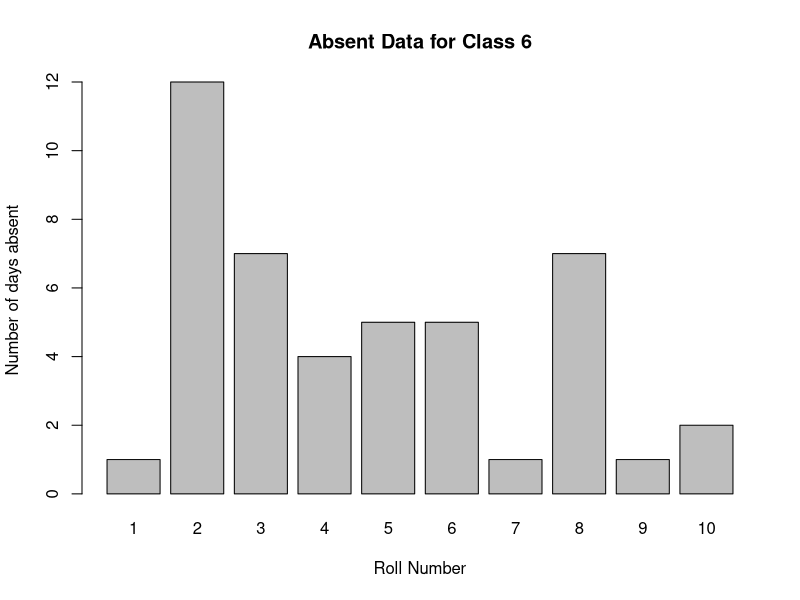
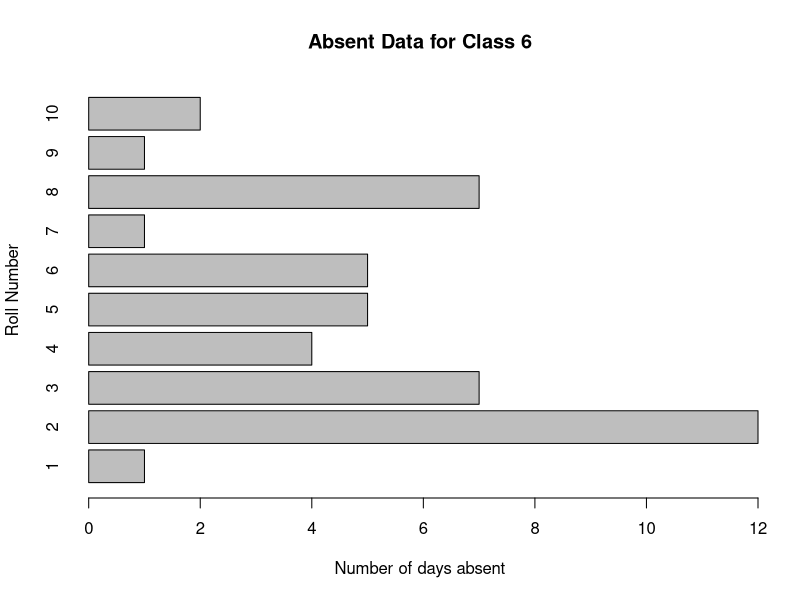
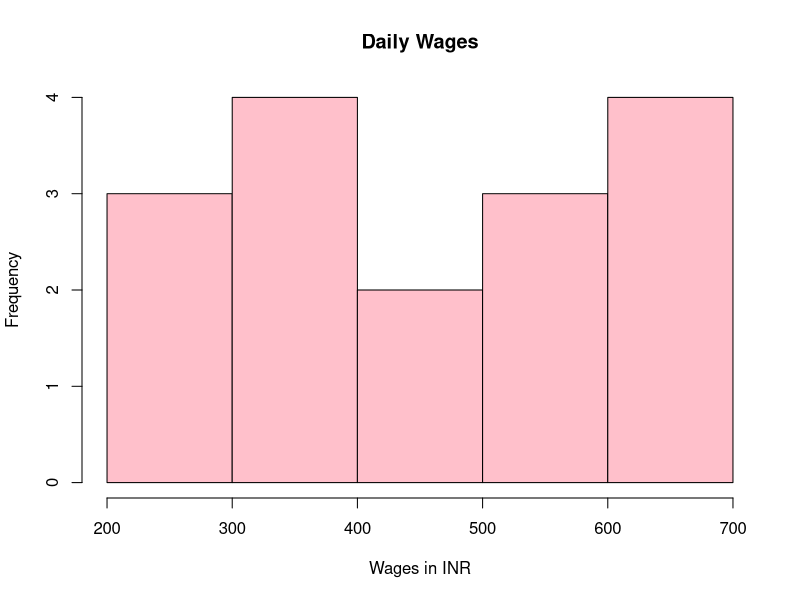
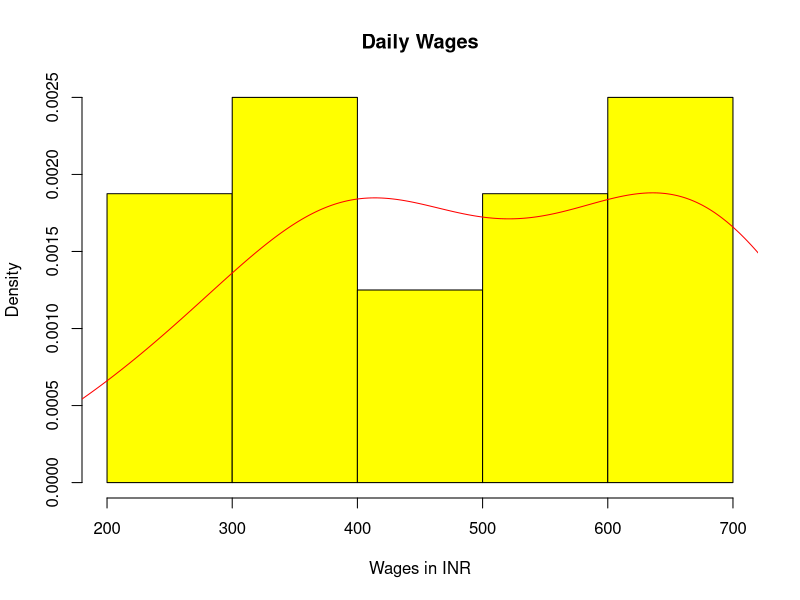
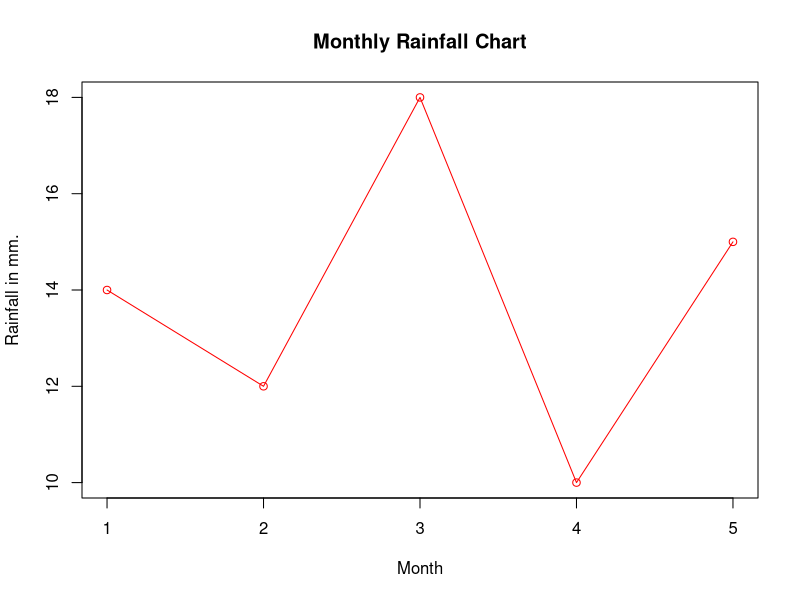
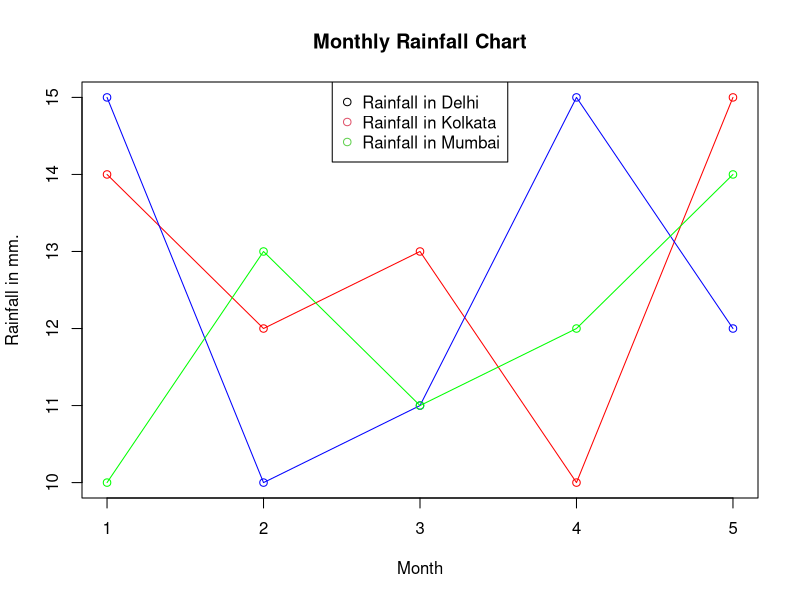
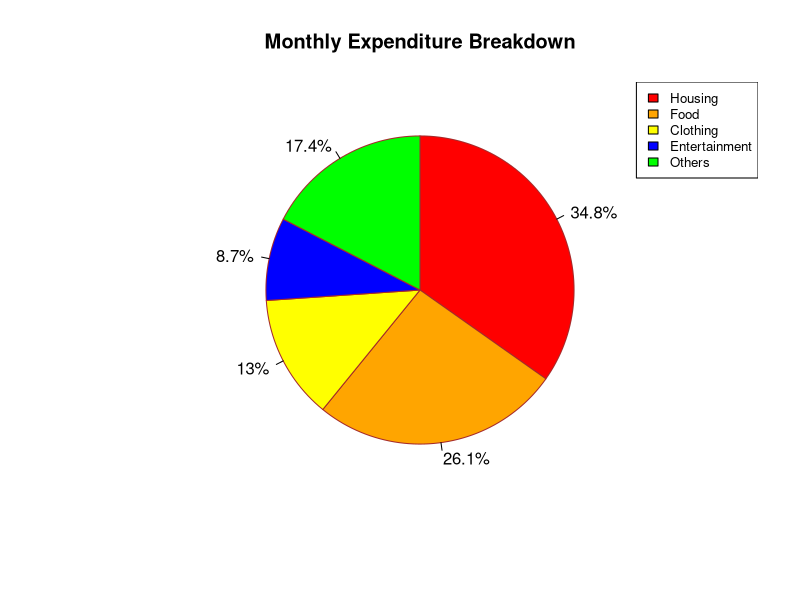
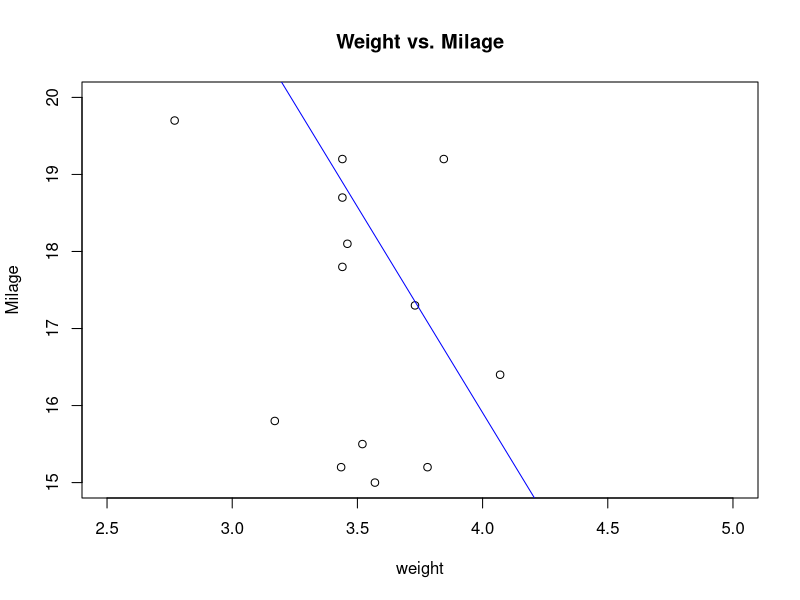

Generate these figures, in order, with R:
## ---- chunk 1

response.fact <- factor(c("yes", "yes", "no", "yes", "no"))
response.fact

# Get it in a table - number of yes and no is displayed
table(response.fact)

## ---- chunk 2

# Test the missing value

test.v <- c(1, 2, NA, 4, NaN, 6, 7)

# T for both NA and NaN
is.na(test.v)

# T for only NaN
is.nan(test.v)


## ---- chunk 3

frame.1 <- data.frame(serial = 1:5, occupancy = c(T, T, F, F, T), gender = c("M", "F", "F", "F", "M"), city = c("Kolkata", "Mumbai", "Delhi", "Chennai", "Bengaluru" ), connectivity = c("air", "air", "air", "road", "rail"))

frame.1


## ---- chunk 4

student.data <- read.csv("student.csv")

print(student.data)

# Getting the highest score i.e. a specific data
highest.score <- max(student.data$total_score)
print(highest.score)

# Getting the full record of highest score
ret.val <- subset(student.data, total_score == max(total_score))
print(ret.val)

# Getting the best attendance in class 5
best.attend.5 <- subset(student.data, days_absent == min(days_absent) & class == 5)
best.attend.5

## ---- chunk 5

absent.data <- student.data$days_absent
#barplot(absent.data.6)

absent.dataf.6 <- subset(student.data, days_absent & class == 6)
absent.dataf.6
barplot(absent.dataf.6$days_absent, main = "Absent Data for Class 6", xlab = "Roll Number", ylab = "Number of days absent", names.arg = c(absent.dataf.6$roll_number))


## ---- chunk 6

barplot(absent.dataf.6$days_absent, main = "Absent Data for Class 6", xlab = "Number of days absent", ylab = "Roll Number", names.arg = c(absent.dataf.6$roll_number), horiz = TRUE)

## ---- chunk 7

wages = c(400, 700, 200, 700, 400, 600, 500, 400, 500, 600, 700, 300, 600, 700, 400, 300)

hist(wages, main = "Daily Wages", xlab = "Wages in INR", ylab = "Frequency", col = "pink", freq = TRUE)

## ---- chunk 8

wages = c(400, 700, 200, 700, 400, 600, 500, 400, 500, 600, 700, 300, 600, 700, 400, 300)

# Drawing the histogram
hist.d = hist(wages, main = "Daily Wages", xlab = "Wages in INR", ylab = "Density", xlim = c(200, 700), col = "yellow", freq = FALSE)

# Deawing the density line
lines(density(wages), col = "red")

## ---- chunk 9

y = c(14, 12, 18, 10, 15)
x = c(1, 2, 3, 4, 5)

# Plot the Line chart
plot(x, y, type = "o", col = "red", xlab = "Month", ylab = "Rainfall in mm.", main = "Monthly Rainfall Chart")

## ---- chunk 10

delhi = c(14, 12, 13, 10, 15)
kolkata = c(15, 10, 11, 15, 12)
mumbai = c(10, 13, 11, 12, 14)
data.month = c(1, 2, 3, 4, 5)

# Plot the line chart
plot(data.month, delhi, type = "o", col = "red", xlab = "Month", ylab = "Rainfall in mm.", main = "Monthly Rainfall Chart")
lines(data.month, kolkata, type = "o", col = "blue")
lines(data.month, mumbai, type = "o", col = "green")

legend("top", legend = c("Rainfall in Delhi", "Rainfall in Kolkata", "Rainfall in Mumbai"), col = 1:3, pch = 1)



## ---- chunk 11

expenditure = c(400, 300, 150, 100, 200)

# Calculating the percentage - note how round() and sum() functions are used
pie.percent <- round(100*expenditure/sum(expenditure), 1)

# Adding % symbol to each p.c. value
pie.percent <- paste(pie.percent, "%", sep = "")

# Plotting the pie
pie(expenditure, labels = pie.percent, main = "Monthly Expenditure Breakdown", col = c("red", "orange", "yellow", "blue", "green"), border = "brown", clockwise = TRUE)

# Legend for the pie chart
legend("topright", c("Housing", "Food", "Clothing", "Entertainment", "Others"), cex = 0.8, fill = c("red", "orange", "yellow", "blue", "green"))




## ---- chunk 12

# Get the input values from the data set
input <- mtcars[,c('wt', 'mpg')]

plot(x = input$wt, y = input$mpg, xlab = "weight", ylab = "Milage", xlim = c(2.5, 5), ylim = c(15, 20), main = "Weight vs. Milage")

# Drawing the trendline - Note the use of Linear Model Function or lm()
abline(lm(input$mpg~ input$wt), col = "blue")

